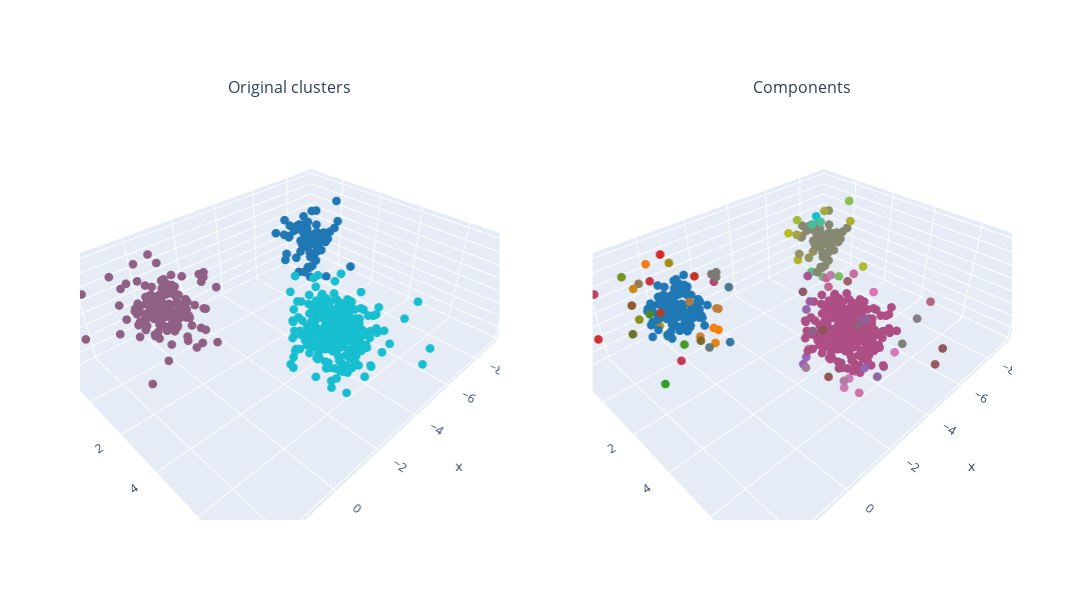

The notebook cell saved with this chart:
### Code cell
plot_data_cluster_component(df_blobs)

### Figure 1 — Plotly figure (JSON) as saved in the notebook; plotly's stock layout.template omitted (floating-point values rounded to 4 significant figures; data arrays with more than 128 entries replaced by an {"elided": "..."} marker saying what was removed)
{"data": [{"marker": {"color": {"elided": "800 int values"}, "colorscale": [[0, "#1F77B4"], [0.1111, "#FF7F0E"], [0.2222, "#2CA02C"], [0.3333, "#D62728"], [0.4444, "#9467BD"], [0.5556, "#8C564B"], [0.6667, "#E377C2"], [0.7778, "#7F7F7F"], [0.8889, "#BCBD22"], [1, "#17BECF"]], "size": 3}, "mode": "markers", "scene": "scene", "type": "scatter3d", "x": {"elided": "800 float values"}, "y": {"elided": "800 float values"}, "z": {"elided": "800 float values"}}, {"marker": {"color": {"elided": "800 int values"}, "colorscale": [[0, "#1F77B4"], [0.1111, "#FF7F0E"], [0.2222, "#2CA02C"], [0.3333, "#D62728"], [0.4444, "#9467BD"], [0.5556, "#8C564B"], [0.6667, "#E377C2"], [0.7778, "#7F7F7F"], [0.8889, "#BCBD22"], [1, "#17BECF"]], "size": 3}, "mode": "markers", "scene": "scene2", "type": "scatter3d", "x": {"elided": "800 float values"}, "y": {"elided": "800 float values"}, "z": {"elided": "800 float values"}}], "layout": {"annotations": [{"font": {"size": 16}, "showarrow": false, "text": "Original clusters", "x": 0.225, "xanchor": "center", "xref": "paper", "y": 1, "yanchor": "bottom", "yref": "paper"}, {"font": {"size": 16}, "showarrow": false, "text": "Components", "x": 0.775, "xanchor": "center", "xref": "paper", "y": 1, "yanchor": "bottom", "yref": "paper"}], "height": 600, "scene": {"domain": {"x": [0, 0.45], "y": [0, 1]}}, "scene2": {"domain": {"x": [0.55, 1], "y": [0, 1]}}, "showlegend": false, "width": 1400}}
